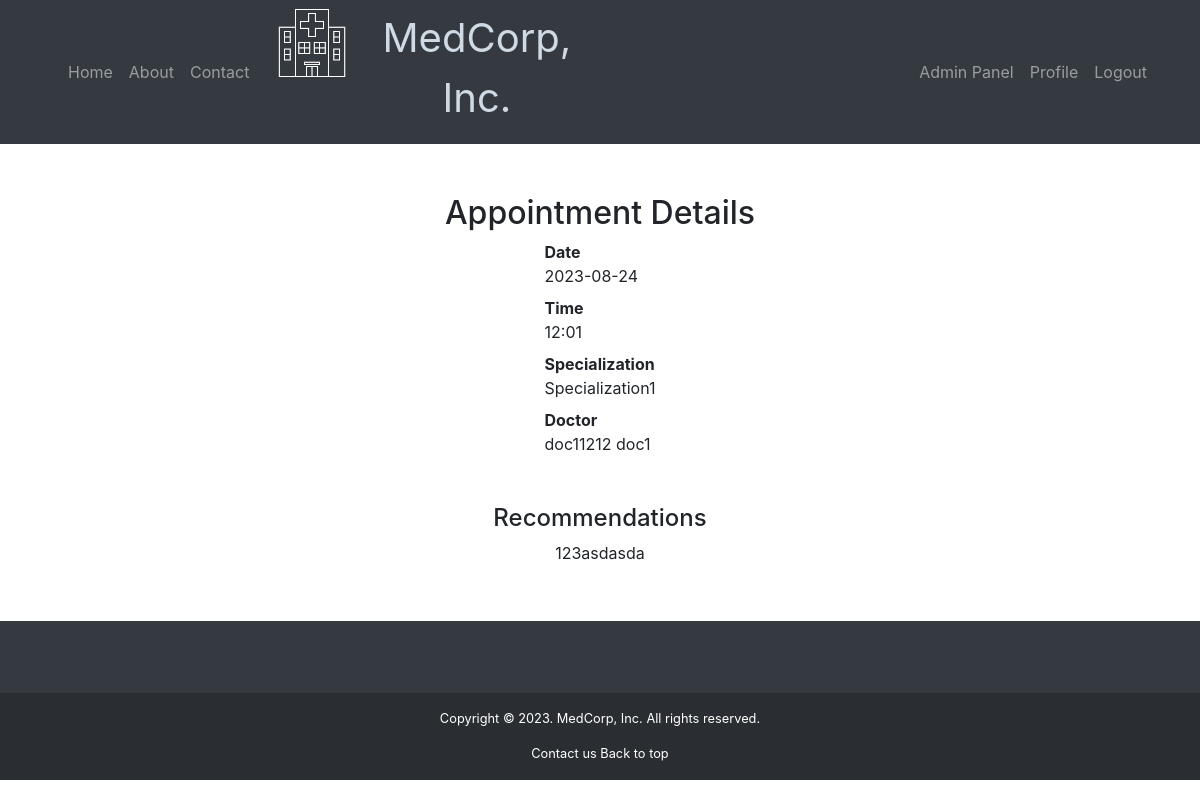
Screenshot of /app_details/5 (signed in) with the database file from the repository.
### library/db/models.py (models this page shows, shortened)
class Appointment(db.Model):
    __tablename__ = 'appointment'
    app_id = db.Column(db.Integer, primary_key=True, autoincrement=True)
    app_date = db.Column(db.Text, nullable=False)
    app_time = db.Column(db.Text, nullable=False)
    availability = db.Column(db.Boolean, nullable=False, default=True)
    patient_id = db.Column(db.Integer, db.ForeignKey("profile._id"))
    doctor_id = db.Column(db.Integer)
    createdDate = db.Column(db.DateTime,
                            default=datetime.utcnow, nullable=False)
    recommendations = db.Column(db.Text)
    profile = db.relationship("Profile", uselist=False)

class Specializations(db.Model):
    __tablename__ = 'specializations'
    _id = db.Column(db.Integer, primary_key=True)
    specialization = db.Column(db.String(500), nullable=False)

class Profile(db.Model):
    __tablename__ = 'profile'
    _id = db.Column(db.Integer, primary_key=True, autoincrement=True)
    name = db.Column(db.String(100), unique=False)
    surname = db.Column(db.String(100), unique=False)
    birthdate = db.Column(db.DateTime, unique=False)
    gender = db.Column(db.String(10))
    email = db.Column(db.String(100), unique=True)
    telephone = db.Column(db.Integer, unique=False)
    insurance = db.Column(db.Boolean)
    userid = db.Column(db.Integer, db.ForeignKey("user._id"), nullable=False, unique=True)
    createdDate = db.Column(db.DateTime,
                            default=datetime.utcnow, nullable=False)
    user = db.relationship("User", uselist=False, cascade="delete")

### library/routes/routes.py (the view, shortened to what this page needs)
@pages.route("/app_details/<int:app_id>", methods=["GET", "POST"])
@login_required
def app_details(app_id: int):
    appointment = Appointment.query.filter_by(app_id=app_id).first()
    form = BookApp()
    patient_birthdate = appointment.profile.birthdate
    gender = appointment.profile.gender
    if appointment.patient_id:
        age, month = calculate_age(patient_birthdate)
    else:
        age, month = None, None
    if not appointment:
        flash("Appointment not found.", "danger")
        return redirect(url_for("pages.appointment"))
    if appointment.doctor_id:
        doctor_profile = Profile.query.filter_by(
            userid=appointment.doctor_id).first()
        user = User.query.get(appointment.doctor_id)
        if user:
            specialization = Specializations.query.get(user.specs_id)
        else:
            specialization = None
    else:
        doctor_profile = None
    return render_template('main/app_details.html',
                           appointment=appointment,
                           form=form,
                           doctor_profile=doctor_profile,
                           specialization=specialization,
                           age=age,
                           month=month,
                           gender=gender)

### library/app.py (called while the page is built)
def create_app():
    app = Flask(__name__)
    app.config["SECRET_KEY"] = os.environ.get(
        "SECRET_KEY", "c544081efca90d112b80ff0ce139dd98")
    app.config['SQLALCHEMY_DATABASE_URI'] = 'sqlite:///test.db'
    migrate.init_app(app, db)
    db.init_app(app)
    with app.app_context():
        db.create_all()
    app.register_blueprint(pages)
    app.register_blueprint(authorize)
    app.register_blueprint(doctor)
    app.register_blueprint(admin)
    login_manager = LoginManager()
    login_manager.init_app(app)
    login_manager.login_view = "authorize.login"
    @login_manager.user_loader
    def load_user(user_id):
        return User.query.get(int(user_id))
    return app

### library/valid.py (called while the page is built)
def calculate_age(birthdate):
    today = datetime.now()
    age = today.year - birthdate.year - \
        ((today.month, today.day) < (birthdate.month, birthdate.day))
    months = (today.month - birthdate.month) % 12
    return age, months

### library/templates/main/app_details.html (shortened to what this page needs)
{% extends 'layout.html' %}
{% block main_content %}
<div class="appointment_container">
  <h2>Appointment Details</h2>
  {% if current_user.isDoctor %}
  <dl>
    <dt>Date</dt>
    <dd>{{ appointment.app_date }}</dd>
    <dt>Time</dt>
    <dd>{{ appointment.app_time }}</dd>
    <dt>Patient</dt>
    {% if appointment.patient_id %}
    <td>{{ appointment.profile.name }}</td>
    <td>{{ appointment.profile.surname }}</td>
    <dt>Age</dt>
    <td> {{ age }} years and {{ month }} months old</td>
    <dt>Gender</dt>
    <td> {{ gender }} </td>
    {% else %}
    <dd>Patient information not available</dd>
    {% endif %}
  </dl>
  <div class="container">
    <section class="mt-4" style="text-align: center;">
      <h4>Recommendations</h4>
      {% if appointment.recommendations %}
      <div>
        <p>{{ appointment.recommendations }}</p>
        <div class="row">
          <div class="col-md-12">
            <form action="{{ url_for('doctor.edit_recommendation', app_id=appointment.app_id) }}" method="post">
              <button type="submit" class="btn btn-primary">Edit</button>
            </form>
            <form action="{{ url_for('doctor.delete_recommendations', app_id=appointment.app_id) }}" method="post">
              <button type="submit" class="btn btn-danger">Delete</button>
            </form>
          </div>
        </div>
        {% else %}
        <form action="{{ url_for('pages.app_details', app_id=appointment.app_id) }}" method="post">
          <div class="form-group">
            <label for="recommendations">Add Recommendations:</label>
            <textarea class="form-control" id="recommendations" name="recommendations" rows="4"
              style="width: 50%; margin: 0 auto;"></textarea>
          </div>
          <button type="submit" class="btn btn-primary">Submit</button>
        </form>
    </section>
    {% endif%}
  </div>
  {% else %}
  <dl>
    <dt>Date</dt>
    <dd>{{ appointment.app_date }}</dd>
    <dt>Time</dt>
    <dd>{{ appointment.app_time }}</dd>
    {% if appointment.doctor_id %}
    <dt>Specialization</dt>
    {% if specialization %}
    <dd>{{ specialization.specialization }}</dd>
    {% else %}
    <dd>Specialization information not available</dd>
    {% endif %}
    <dt>Doctor</dt>
    {% if doctor_profile %}
    <dd>{{ doctor_profile.name }} {{ doctor_profile.surname }}</dd>
    {% else %}
    <dd>Doctor information not available</dd>
    {% endif %}
  </dl>
  {% if not appointment.availability %}
  <div class="container">
    <section class="mt-4" style="text-align: center;">
      <h4>Recommendations</h4>
      {% if appointment.recommendations %}
      <div class="recommendations">
        <p>{{ appointment.recommendations }}</p>
      </div>
      {% else %}
      <p> Currently, there are no recommendations available.</p>
      {% endif %}
    </section>
  </div>
  {% endif %}
  {% endif %}
  {% endif %}
</div>
{% endblock %}

### library/static/css/main.css (style rules this page uses)
*, *::before, *::after { box-sizing: border-box; margin: 0; padding: 0; }
html, body { height: 100%; width: 100%; margin: 0; display: table; }
.appointment_container { display: flex; flex-direction: column; align-items: center; justify-content: center; height: auto; }

### rows the page displays
Appointment: app_date "2023-08-24", app_time "12:01", recommendations "123asdasda"
Specializations: specialization "Specialization1"
Profile: name "doc11212", surname "doc1"
